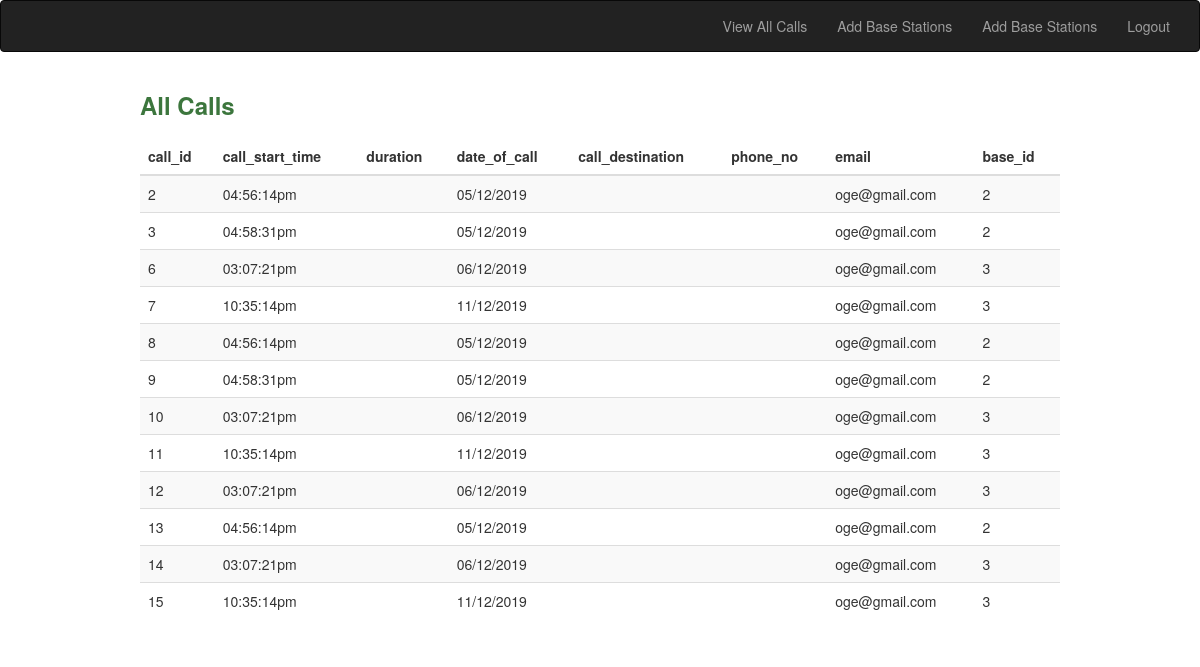
The app's page /admin-home.php with its own data.
### tables this page shows
CREATE TABLE `calls` (
  `call_id` int(11) NOT NULL,
  `call_start_time` varchar(100) NOT NULL,
  `call_duration` varchar(100) NOT NULL,
  `date_of_call` varchar(100) NOT NULL,
  `source_number` varchar(11) NOT NULL,
  `destination_number` varchar(11) NOT NULL,
  `email` varchar(255) NOT NULL,
  `base_id` varchar(10) NOT NULL
);

### admin-home.php (the view, shortened to what this page needs)
<?php include 'core/init.php';  ?>
<!DOCTYPE html>
<html lang="en">
<head>
		<link rel="stylesheet" href="assets/css/font/css/font-awesome.css" />
		<link rel="stylesheet" href="assets/css/bootstrap.css"/>
		<link rel="stylesheet" href="assets/css/style-complete.css"/>
</head>
<body>
</body>
	<nav class="navbar navbar-inverse">
  		<div class="container">
		    <div class="navbar-header">
		      <a class="navbar-brand" href="#"></a>
		    </div>
		    <ul class="nav navbar-nav navbar-right">
		       <li><a href="admin-home.php">View All Calls</a></li>
		       <li><a href="add-base.php">Add Base Stations</a></li>
		        <li><a href="view-base.php">Add Base Stations</a></li>
		        <li><a href="logout.php">Logout</a></li>
		    </ul>
	  </div>
	</nav>
	<div class="container-fluid">
			<div class="col-md-12">
				<div class="col-sm-10 col-sm-offset-1" style="background-color:white;">
					<h3 class="text-success" style="font-weight: bold;margin-bottom:20px;">All Calls</h3>
					<table class="table table-striped table-hover">
						<thead>
							<th>call_id</th>
							<th>call_start_time</th>
							<th>duration</th>
							<th>date_of_call</th>
							<th>call_destination</th>
							<th>phone_no</th>
							<th>email</th>
							<th>base_id</th>
						</thead>
						<tbody>
							<?php
							$stm = $pdo->prepare("SELECT * FROM calls");
							$stm->execute();
							if ($stm->rowCount() > 0) {
								while($rows = $stm->fetchObject()){
									echo "<tr>";
									echo "<td>$rows->call_id</td>";
									echo "<td>$rows->call_start_time</td>";
									echo "<td>$rows->duration</td>";
									echo "<td>$rows->date_of_call</td>";
									echo "<td>$rows->call_destination</td>";
									echo "<td>$rows->phone_no</td>";
									echo "<td>$rows->email</td>";
									echo "<td>$rows->base_id</td>";
									echo "</tr>";
								}
							}
							 ?>
						</tbody>
					</table>
				</div>
			</div>
		</div>
</body>
</html>

### assets/css/style-complete.css (style rules this page uses)
* { margin: 0; padding: 0; }

### records on screen
calls: call_id "2", call_start_time "04:56:14pm", date_of_call "05/12/2019", email "oge@gmail.com", base "2"
calls: call_id "3", call_start_time "04:58:31pm", date_of_call "05/12/2019", email "oge@gmail.com", base "2"
calls: call_id "6", call_start_time "03:07:21pm", date_of_call "06/12/2019", email "oge@gmail.com", base "3"
calls: call_id "7", call_start_time "10:35:14pm", date_of_call "11/12/2019", email "oge@gmail.com", base "3"
calls: call_id "8", call_start_time "04:56:14pm", date_of_call "05/12/2019", email "oge@gmail.com", base "2"
calls: call_id "9", call_start_time "04:58:31pm", date_of_call "05/12/2019", email "oge@gmail.com", base "2"
calls: call_id "10", call_start_time "03:07:21pm", date_of_call "06/12/2019", email "oge@gmail.com", base "3"
calls: call_id "11", call_start_time "10:35:14pm", date_of_call "11/12/2019", email "oge@gmail.com", base "3"
calls: call_id "12", call_start_time "03:07:21pm", date_of_call "06/12/2019", email "oge@gmail.com", base "3"
calls: call_id "13", call_start_time "04:56:14pm", date_of_call "05/12/2019", email "oge@gmail.com", base "2"
calls: call_id "14", call_start_time "03:07:21pm", date_of_call "06/12/2019", email "oge@gmail.com", base "3"
calls: call_id "15", call_start_time "10:35:14pm", date_of_call "11/12/2019", email "oge@gmail.com", base "3"
